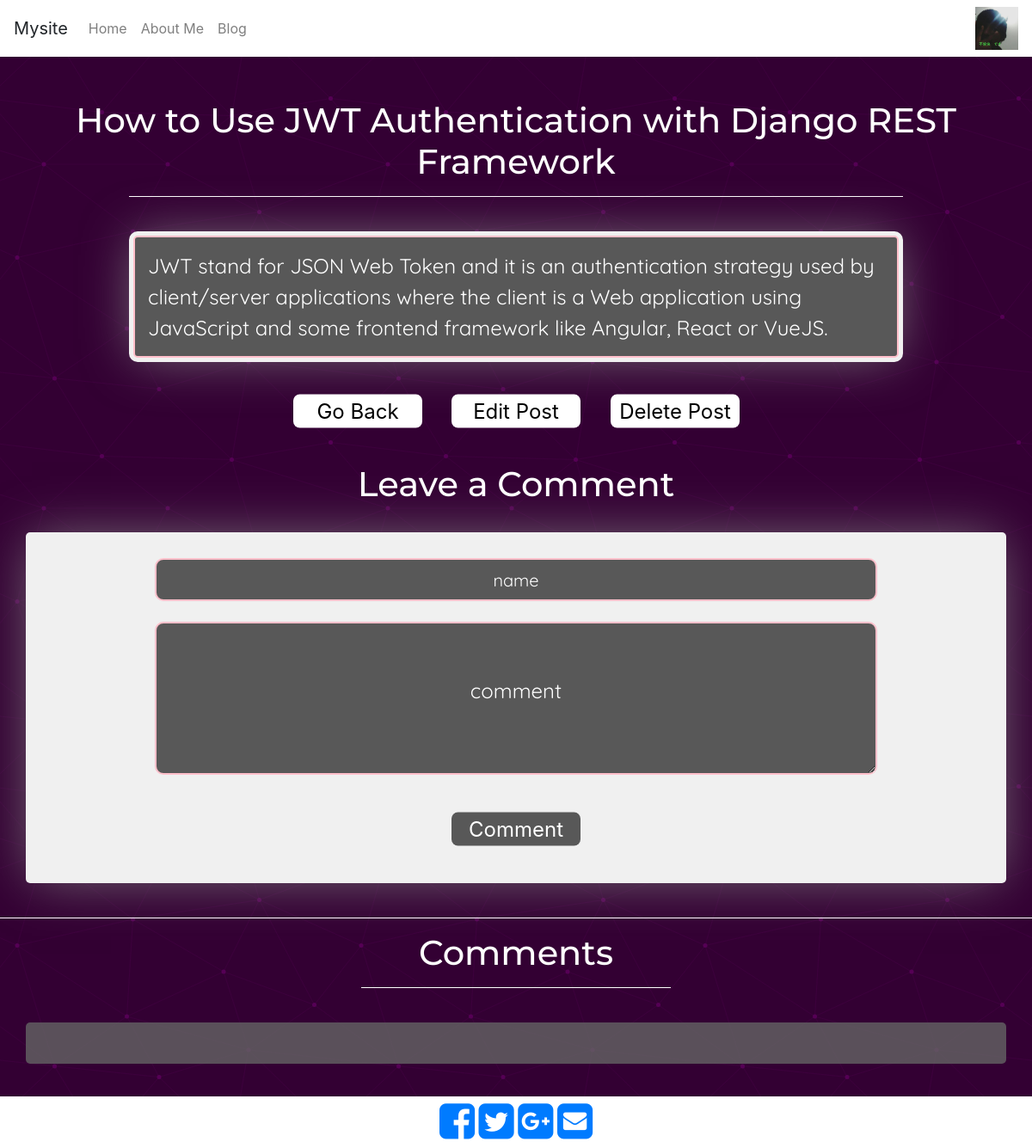
Screenshot of /blog/view/44/ with the database file from the repository.
### blog/models.py (models this page shows, shortened)
class Post(models.Model):
    title=models.CharField(max_length=100)
    date=models.DateTimeField()
    content=models.CharField(max_length=1000)

### blog/views.py (the view)
# urls.py: path('view/<int:postid>/',views.viewpost,name='viewpost'),
def viewpost(request,postid):
    post_to_view=get_object_or_404(Post,pk=postid)
    comments=Comment.objects.filter(post__id=postid)
    return render(request,'blog/view.html',{"post_to_view":post_to_view,"comments":comments})

### blog/templates/blog/view.html (shortened to what this page needs)
{% extends 'blog/base.html' %}
{% block content %}
	<div id="post">
		<div class= "post">
			<h1 class="posttitle">{{post_to_view.title}}</h1>
			<hr style="width: 75%;">
			<br>
			<div class="container" id="postcontent">
				<div id="bordiv">
					<p id="thisid">{{post_to_view.content|linebreaksbr }}</p>
				</div>
			</div>
		</div>
		<br>
		<div id="butns">
			<a href="{% url 'blog:index' %}"><button>Go Back</button></a>
			<a href="{% url 'blog:index' %}editpost/{{post_to_view.id}}/"><button>Edit Post</button></a>
			<a href="{% url 'blog:index' %}delete/{{post_to_view.id}}"><button>Delete Post</button></a>
		</div>
		<br>
	</div>
	<br>
	<h1 class="posttitle">Leave a Comment</h1>
	<br>
	<div class="container" id="commentz">
		<form class="commentform" action="{% url 'blog:index' %}createcomment/{{post_to_view.id}}/" method="post">
			<input id="comname" type="text" name="name" placeholder="name" required="true">
			<br><br>
			<textarea rows="4" cols="5" id="comtext" name="text" placeholder="comment" required="true"></textarea>
			<br><br>
			<input id="combtn" type="submit" name="comment" value="Comment">
		</form>
	</div>
	<br><hr><h1 id="comh3">Comments</h1><hr id="comhr"><br>
	<div class="container" id="comcont">
		<ul>
			<br>
		<br>
		</ul>
	</div>
{% endblock%}

### blog/templates/blog/view.html (style rules this page uses)
#post { margin-top: 50px; }
.posttitle { text-align: center; font-family: Montserrat; color: white; }
hr { border-color: white; border-width: 1px; }
#bordiv { background: rgba(50,50,50,0.8); }
#postcontent { padding: 5px; margin-left: auto; margin-right: auto; border-radius: 10px; background-color: rgba(240,240,240,1); box-shadow: 0px 0px 60px -7px rgba(122,113,122,1); color: white; font-family: Quicksand; font-size: 24px; width: 75%; margin-bottom: 20px; }
#thisid { margin-bottom: 0; margin-top: 0; padding: 10px; }
#butns { text-align: center; }
#butns button { transform: scale(1.5); margin-left: 40px; margin-right: 40px; border:0; background-color: white; }
button { border-radius: 5px; border: 0 solid white; width:100px; background-color: rgba(219,219,224,0.9); }
#commentz { background-color: rgba(240,240,240,1); box-shadow: 0px 0px 60px -7px rgba(122,113,122,1); padding: 10px; border-radius: 5px; text-align: center; }
::placeholder { text-align: center; color: white; }
#comname { text-align: center; margin-left: auto; margin-right: auto; border: 2px solid pink; border-radius: 10px; background: rgba(50,50,50,0.8); height: 50px; color: white; font-family: Quicksand; width: 75%; font-size: 20px; }
#comtext { padding: 15px; margin-left: auto; margin-right: auto; border: 2px solid pink; border-radius: 10px; background: rgba(50,50,50,0.8); color: white; font-family: Quicksand; font-size: 24px; width: 75%; margin-bottom: 20px; }
#comtext::placeholder { padding-top: 45px; }
#combtn { border-radius: 5px; margin-bottom: 20px; color: white; border:0; width:100px; transform: scale(1.5); background-color: rgba(50,50,50,0.8); }
.commentform { padding-top: 20px; padding-bottom: 20px; }
#comh3 { text-align: center; font-family: Montserrat; color:white; }
#comhr { width: 30%; }
#comcont { background-color: rgba(100,100,100,0.8); border-radius: 5px; margin-bottom: 50px; }
#bordiv { border: 2px solid pink; padding: 5px; border-radius: 5px; }

### rows the page displays
Post: title "How to Use JWT Authentication with Django REST Framework", content "JWT stand for JSON Web Token and it is an authentication strategy used by client/server applications where the client is a Web application using JavaScript and some frontend framework like Angular, React or VueJS."
